Frame 1 (no input): blank canvas, image omitted
Frame 60 (no input): blank canvas, image omitted
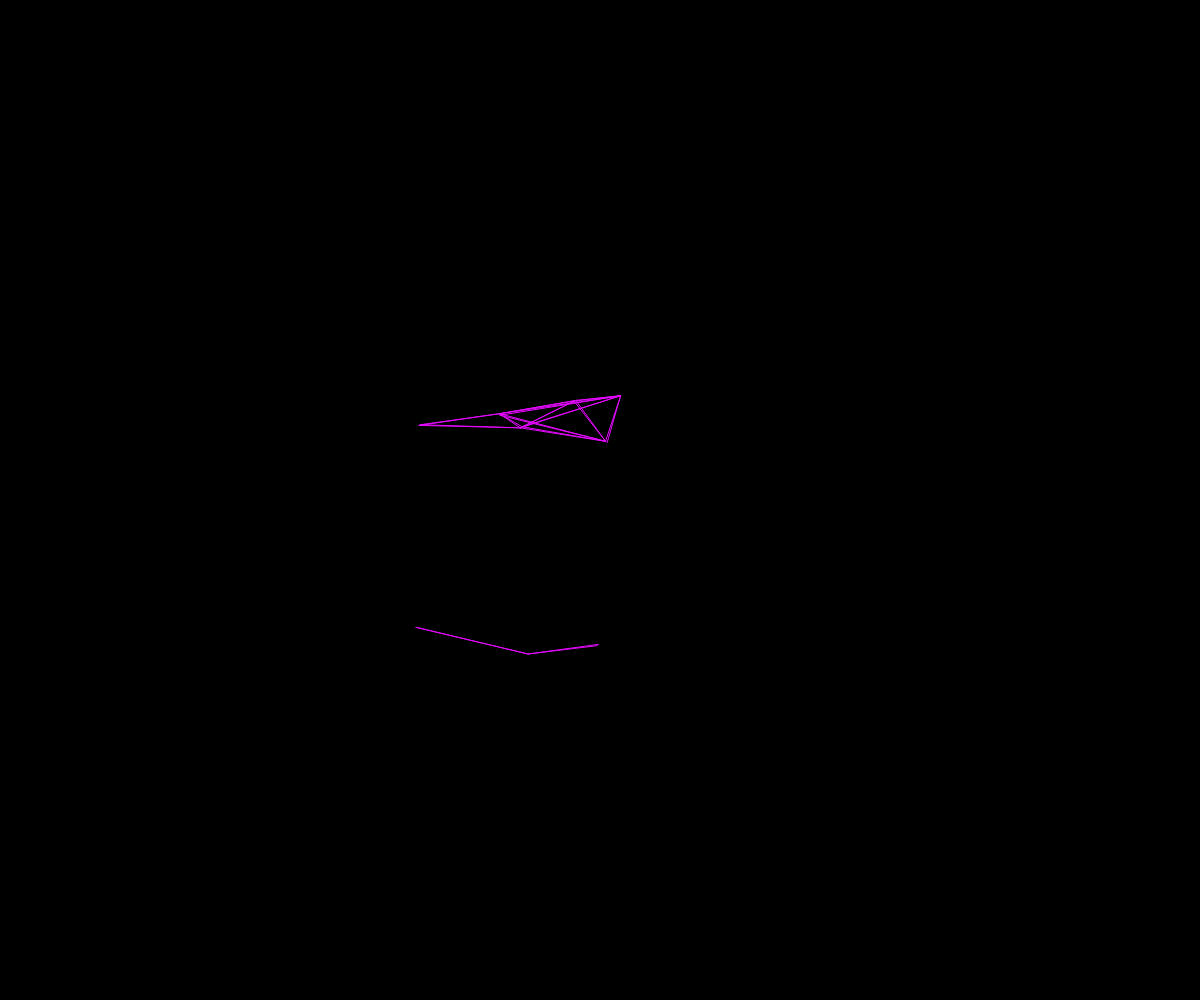
Frame 120 (the mouse pressed at the canvas centre since frame 60)

The p5.js sketch whose frames 1 and 60 were blank and that drew this single picture after the mouse press (run headless with seeded random() and noise() and a simulated clock; from frame 60 on, the mouse is pressed at the canvas centre):

// p5.js sketch
// ── sketch.js
// Object Object
let nodes = [];
let reach = 150;

function setup() {
  createCanvas(windowWidth, windowHeight);
}

function draw() {
  background(0);

  for(let n of nodes) {
    n.move();
    n.display();
    n.connect(nodes);
  }
}

function mousePressed() {
  nodes.push(new csNode(mouseX, mouseY));
  nodes.push(new csNode(mouseX + 100, mouseY));
  nodes.push(new csNode(mouseX - 100, mouseY));
  nodes.push(new csNode(mouseX, mouseY + 100));
  nodes.push(new csNode(mouseX, mouseY - 100));
  nodes.push(new csNode(mouseX + 100, mouseY + 100));
  nodes.push(new csNode(mouseX - 100, mouseY - 100));
  nodes.push(new csNode(mouseX - 100, mouseY + 100));
  nodes.push(new csNode(mouseX + 100, mouseY - 100));
}

class csNode {
  constructor(x, y) {
    this.x = x;   this.y = y;  this.size = 20;
    this.c = color(random(255), random(255), random(255));

    this.xTime = random(10);  this.yTime = random(10);
    this.timeShift = 0.01;  this.maxSpeed = 5;

  }

  display(){
    fill(this.c);
    noStroke();
    point(this.x, this.y, this.size);
  }

  move(){
    let xSpeed = noise(this.xTime);
    xSpeed = map(xSpeed, 0, 1, -this.maxSpeed, this.maxSpeed);
    this.xTime += this.timeShift;

    this.x += xSpeed;
    if(this.x < 0) this.x = width;
    else if(this.x > width) this.x = 0;

    let ySpeed = noise(this.yTime);
    ySpeed = map(ySpeed, 0, 1, -this.maxSpeed, this.maxSpeed);
    this.yTime += this.timeShift;

    this.y += ySpeed;
    if(this.y < 0) this.y = width;
    else if(this.y > width) this.y = 0;
  }

  connect(nodeArray) {
    stroke(230,10, 255);
    for(let n of nodeArray) {
      if(n !== this) {
        let d = dist(this.x, this.y, n.x, n.y);
        if(d < reach) {
          line(this.x, this.y, n.x, n.y);
        }
      }
    }
  }
}
